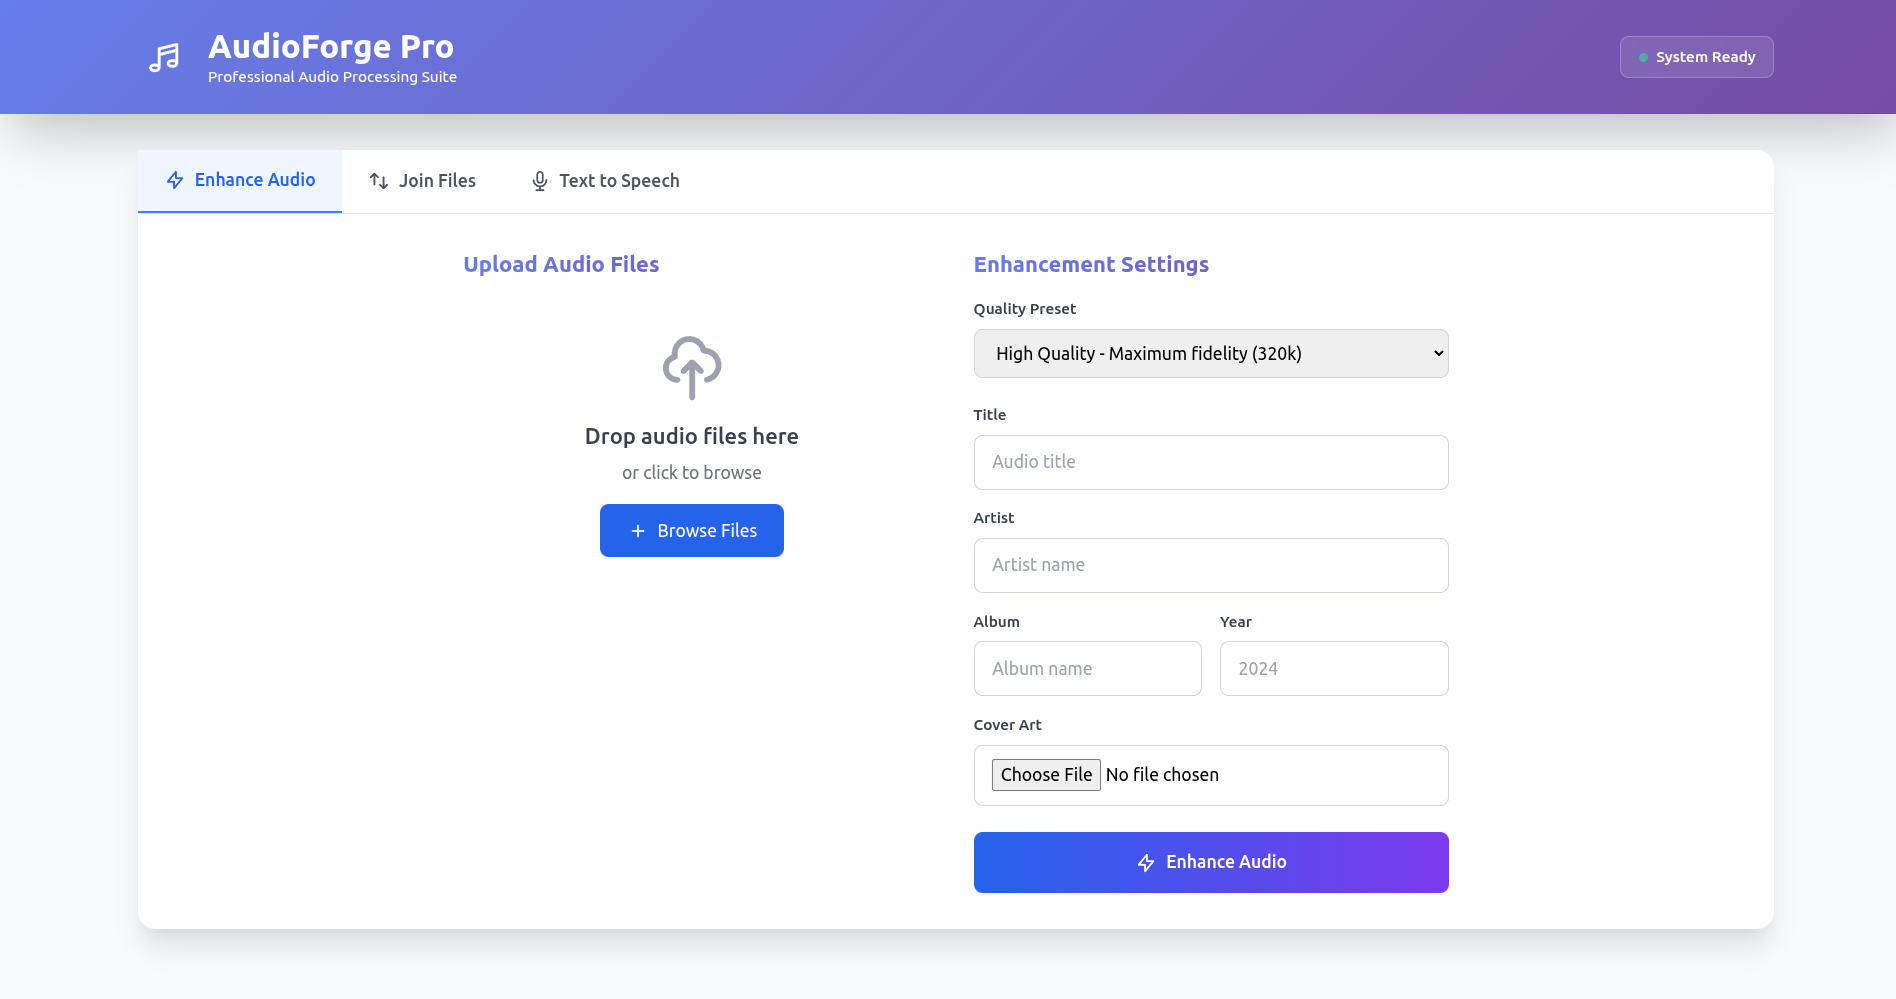

Python code for this plot:
from flask import Flask, render_template, request, jsonify, send_file
import os
import tempfile
import subprocess
import shutil
import logging
import requests
import uuid
import zipfile
import json
from werkzeug.utils import secure_filename
from mutagen.id3 import (
    ID3, TIT2, TPE1, TALB, TDRC, APIC, TCON, TLAN, TRCK, TPUB,
    TCOP, COMM
)
from mutagen.mp3 import MP3


# --- App Initialization & Configuration ---
app = Flask(__name__)
app.config.update(
    MAX_CONTENT_LENGTH=50 * 1024 * 1024,  # 50MB max file size
    UPLOAD_FOLDER=tempfile.gettempdir(),
)
SERVER_URL = os.getenv("SERVER_URL", "http://localhost:5001/api/tts")

# Configure logging
logging.basicConfig(level=logging.INFO, format='%(asctime)s - %(name)s - %(levelname)s - %(message)s')
logger = logging.getLogger(__name__)

# --- Constants ---
PRESETS = {
    'podcast': {
        'bitrate': '128k', 'sample_rate': '44100', 'channels': '1',
        'loudnorm': {'I': -16, 'LRA': 11, 'TP': -1.5},
        'description': 'Voice-optimized preset'
    },
    'music': {
        'bitrate': '256k', 'sample_rate': '44100', 'channels': '2',
        'loudnorm': {'I': -14, 'LRA': 7, 'TP': -1.0},
        'description': 'Wide dynamic range preset'
    },
    'high_quality': {
        'bitrate': '320k', 'sample_rate': '44100', 'channels': '2',
        'loudnorm': {'I': -16, 'LRA': 11, 'TP': -1.5},
        'description': 'Maximum quality preset'
    }
}

# --- Helper Functions ---
def _run_command(cmd, error_msg="FFmpeg command failed"):
    """Run a subprocess command, handling errors and logging."""
    try:
        subprocess.run(cmd, capture_output=True, text=True, check=True, encoding='utf-8')
        return True
    except subprocess.CalledProcessError as e:
        logger.error(f"{error_msg}: {e.stderr}")
        return False
    except FileNotFoundError:
        logger.error(f"Command not found: {cmd[0]}. Please ensure it's in the system PATH.")
        return False

def check_ffmpeg():
    """Check if FFmpeg is available in system PATH"""
    return _run_command(['ffmpeg', '-version'], "FFmpeg check failed")

# --- Core Audio Processing Functions ---
def extract_audio_stream(input_path, output_path):
    """Extract audio stream without metadata using FFmpeg"""
    cmd = ['ffmpeg', '-i', input_path, '-map', '0:a', '-c:a', 'libmp3lame', '-q:a', '0', '-y', output_path]
    logger.info(f"Extracting audio stream from {os.path.basename(input_path)}...")
    return _run_command(cmd, "FFmpeg extraction failed")

def enhance_audio_quality(input_path, output_path, preset='music'):
    """Apply quality enhancement using FFmpeg with loudnorm"""
    config = PRESETS.get(preset, PRESETS['music'])
    ln = config['loudnorm']
    loudnorm_filter = f"loudnorm=I={ln['I']}:LRA={ln['LRA']}:TP={ln['TP']}"
    cmd = [
        'ffmpeg', '-i', input_path, '-af', loudnorm_filter,
        '-c:a', 'libmp3lame', '-b:a', config['bitrate'], '-ar', config['sample_rate'],
        '-ac', config['channels'], '-y', output_path
    ]
    logger.info(f"Enhancing audio quality for {os.path.basename(input_path)} with preset '{preset}'...")
    return _run_command(cmd, "FFmpeg enhancement failed")

def add_id3_tags(file_path, metadata):
    """Add ID3 tags using Mutagen, including sanitizing unwanted tags."""
    try:
        audio = MP3(file_path, ID3=ID3)
        audio.delete()  # Clear existing tags before adding new ones

        tag_map = {
           'title': TIT2,
           'artist': TPE1,
           'album': TALB,
           'year': TDRC,
           'genre': TCON,
           'language': TLAN,
           'track': TRCK,
           'publisher': TPUB,
           'copyright': TCOP,
        }

        # Add standard tags
        for key, tag_class in tag_map.items():
            if metadata.get(key):
                audio[tag_class.__name__] = tag_class(encoding=3, text=metadata[key])

        # Handle comments
        if metadata.get('comments'):
            audio['COMM::eng'] = COMM(encoding=3, lang='eng', desc='', text=metadata['comments'])

        if metadata.get('cover_art'):
            audio['APIC'] = APIC(encoding=3, mime='image/jpeg', type=3, desc='Cover', data=metadata['cover_art'])

        audio.save()
        logger.info(f"ID3 tags added successfully to {os.path.basename(file_path)}")
        return True
    except Exception as e:
        logger.error(f"Failed to add ID3 tags: {e}")
        return False

def extract_id3_tags(file_path):
    """Extract ID3 tags from an MP3 file."""
    try:
        audio = MP3(file_path, ID3=ID3)
        tags = {}

        # Standard tag extraction
        tag_mappings = {
            'TIT2': 'title',
            'TPE1': 'artist',
            'TALB': 'album',
            'TDRC': 'year',
            'TCON': 'genre',
            'TLAN': 'language',
            'TRCK': 'track',
            'TPUB': 'publisher',
            'TCOP': 'copyright',
        }

        for tag_id, key in tag_mappings.items():
            if tag_id in audio:
                value = audio[tag_id].text[0] if audio[tag_id].text else ""
                tags[key] = str(value)

        # Extract comments
        for frame_id in audio:
            if frame_id.startswith('COMM'):
                tags['comments'] = audio[frame_id].text[0] if audio[frame_id].text else ""
                break

        # Extract cover art
        for frame_id in audio:
            if frame_id.startswith('APIC'):
                apic_frame = audio[frame_id]
                tags['cover_art'] = apic_frame.data
                tags['cover_mime'] = apic_frame.mime
                tags['cover_type'] = apic_frame.type
                tags['cover_desc'] = apic_frame.desc
                break

        return tags
    except Exception as e:
        logger.error(f"Failed to extract ID3 tags: {e}")
        return {}

def join_mp3_files(file_paths, output_path):
    """Join multiple MP3 files into one using FFmpeg's concat demuxer."""
    if len(file_paths) < 2:
        shutil.copy(file_paths[0], output_path)
        return True

    concat_file_path = output_path + '.txt'
    try:
        with open(concat_file_path, 'w', encoding='utf-8') as f:
            for path in file_paths:
                f.write(f"file '{os.path.abspath(path)}'\n")

        cmd = ['ffmpeg', '-f', 'concat', '-safe', '0', '-i', concat_file_path, '-c', 'copy', '-y', output_path]
        logger.info(f"Joining {len(file_paths)} files into {os.path.basename(output_path)}...")
        return _run_command(cmd, "FFmpeg join failed")
    finally:
        if os.path.exists(concat_file_path):
            os.remove(concat_file_path)

def generate_tts_audio(text, voice, tts_server_url, save_directory):
    """Makes a request to the TTS server and saves the returned audio file."""
    try:
        response = requests.post(tts_server_url, json={"text": text, "voice": voice}, stream=True, timeout=120)
        response.raise_for_status()
        output_path = os.path.join(save_directory, f"tts_{uuid.uuid4()}.mp3")
        with open(output_path, 'wb') as f:
            for chunk in response.iter_content(chunk_size=8192):
                f.write(chunk)
        logger.info(f"TTS audio saved successfully to {output_path}")
        return output_path
    except requests.exceptions.RequestException as e:
        logger.error(f"Failed to communicate with TTS server: {e}")
        return None

def collect_file_metadata(file_path, filename):
    """Collect comprehensive metadata about the audio file."""
    metadata = {
        'filename': filename,
        'file_size': 0,
        'duration_seconds': 0,
        'bitrate': 0,
        'sample_rate': 0,
        'channels': 0,
        'format': 'mp3'
    }

    try:
        # Get file size
        metadata['file_size'] = os.path.getsize(file_path)

        # Get audio metadata using mutagen
        audio = MP3(file_path)
        if audio.info:
            metadata['duration_seconds'] = round(audio.info.length, 2)
            metadata['bitrate'] = audio.info.bitrate
            metadata['sample_rate'] = audio.info.sample_rate
            metadata['channels'] = audio.info.channels

        # Extract ID3 tags
        id3_tags = extract_id3_tags(file_path)
        if id3_tags:
            metadata['id3_tags'] = id3_tags

    except Exception as e:
        logger.error(f"Failed to collect metadata: {e}")

    return metadata

def create_zip_response(file_path, metadata, filename, temp_dir):
    """Create a zip file containing the audio file and metadata JSON."""
    zip_filename = os.path.splitext(filename)[0] + '.zip'
    zip_path = os.path.join(temp_dir, zip_filename)

    try:
        with zipfile.ZipFile(zip_path, 'w', zipfile.ZIP_DEFLATED) as zipf:
            # Add audio file
            zipf.write(file_path, filename)

            # Add metadata JSON
            metadata_json = json.dumps(metadata, indent=2, default=str)
            metadata_filename = os.path.splitext(filename)[0] + '_metadata.json'
            zipf.writestr(metadata_filename, metadata_json)

        return send_file(zip_path, as_attachment=True, download_name=zip_filename, mimetype='application/zip')

    except Exception as e:
        logger.error(f"Failed to create zip file: {e}")
        raise RuntimeError("Failed to create zip archive")


# --- Flask Routes ---
@app.route('/')
def index():
    """Render the main page of the application."""
    return render_template('index.html')

@app.route('/api/presets', methods=['GET'])
def get_presets():
    """Get available quality presets"""
    return jsonify(PRESETS)

# Add tags Genre, Language, Track Number, Publisher, Copyright, Encoded By, Comments
@app.route('/api/enhance', methods=['POST'])
def enhance_mp3():
    """Main endpoint for enhancing multiple MP3s and returning them in a ZIP."""
    if not check_ffmpeg():
        return jsonify({'error': 'FFmpeg not found in system PATH'}), 500
    files = request.files.getlist('files')
    if not files or not any(f.filename for f in files):
        return jsonify({'error': 'No files selected for upload'}), 400

    preset = request.form.get('preset', 'music')
    if preset not in PRESETS:
        return jsonify({'error': f'Invalid preset: {preset}'}), 400

    # metadata = {
    #     'title': request.form.get('title'),
    #     'artist': request.form.get('artist'),
    #     'album': request.form.get('album'),
    #     'year': request.form.get('year')
    # }
    id3_tags = request.form.get("metadata", {})
    # Parse the JSON string into a Python dictionary
    try:
        metadata = json.loads(id3_tags)
    except json.JSONDecodeError:
        return jsonify({"error": "Invalid JSON in 'metadata' field"}), 400

    if 'cover_art' in request.files and request.files['cover_art'].filename:
        metadata['cover_art'] = request.files['cover_art'].read()

    with tempfile.TemporaryDirectory() as temp_dir:
        enhanced_dir = os.path.join(temp_dir, 'enhanced_files')
        os.makedirs(enhanced_dir)

        for file in files:
            if not file or not file.filename: continue

            try:
                input_filename = secure_filename(file.filename)
                input_path = os.path.join(temp_dir, input_filename)
                file.save(input_path)

                extracted_path = os.path.join(temp_dir, f"extracted_{input_filename}")
                if not extract_audio_stream(input_path, extracted_path):
                    logger.error(f"Skipping file {input_filename} due to extraction error.")
                    continue

                enhanced_path = os.path.join(enhanced_dir, f"enhanced_{input_filename}")
                if not enhance_audio_quality(extracted_path, enhanced_path, preset):
                    logger.error(f"Skipping file {input_filename} due to enhancement error.")
                    continue

                if not add_id3_tags(enhanced_path, {k: v for k, v in metadata.items() if v}):
                    logger.warning(f"Failed to add ID3 tags to {input_filename}, but continuing.")
            except Exception as e:
                logger.error(f"Failed to process file {file.filename}: {e}", exc_info=True)
                continue # Move to the next file

        if not os.listdir(enhanced_dir):
            return jsonify({'error': 'No files could be processed successfully'}), 500

        # Create a ZIP archive of the enhanced files
        zip_path = os.path.join(temp_dir, 'enhanced_audio')
        shutil.make_archive(zip_path, 'zip', enhanced_dir)

        return send_file(f"{zip_path}.zip", as_attachment=True, download_name='enhanced_audio.zip', mimetype='application/zip')

@app.route('/api/join', methods=['POST'])
def join_mp3_route():
    """Join multiple MP3 files, accepting either multiple files or a single ZIP."""
    if not check_ffmpeg():
        return jsonify({'error': 'FFmpeg not found in system PATH'}), 500

    with tempfile.TemporaryDirectory() as temp_dir:
        temp_files = []
        # Case 1: A ZIP file is uploaded
        if 'file' in request.files and request.files['file'].filename.lower().endswith('.zip'):
            zip_file = request.files['file']
            zip_path = os.path.join(temp_dir, secure_filename(zip_file.filename))
            zip_file.save(zip_path)

            extract_dir = os.path.join(temp_dir, 'extracted_zip')
            os.makedirs(extract_dir)
            with zipfile.ZipFile(zip_path, 'r') as zf:
                zf.extractall(extract_dir)

            for root, _, files in os.walk(extract_dir):
                for f in files:
                    if f.lower().endswith('.mp3'):
                        temp_files.append(os.path.join(root, f))
            temp_files.sort() # Sort to ensure a predictable join order

        # Case 2: Multiple MP3 files are uploaded
        else:
            files = request.files.getlist('files')
            if not files: return jsonify({'error': 'No files or ZIP archive uploaded'}), 400

            for i, file in enumerate(files):
                if file and file.filename.lower().endswith('.mp3'):
                    filename = secure_filename(file.filename)
                    temp_path = os.path.join(temp_dir, f"{i:03d}_{filename}")
                    file.save(temp_path)
                    temp_files.append(temp_path)

        if len(temp_files) < 2:
            return jsonify({'error': 'At least 2 valid MP3 files are required for joining'}), 400

        # Extract ID3 tags from the first file
        id3_tags = extract_id3_tags(temp_files[0]) if temp_files else {}

        # Override with user-provided ID3 tags if present
        # user_tags = {
        #     'title': request.form.get('title'),
        #     'artist': request.form.get('artist'),
        #     'album': request.form.get('album'),
        #     'year': request.form.get('year')
        # }
        metadata = request.form.get("metadata", {})
        # Parse the JSON string into a Python dictionary
        try:
            user_tags = json.loads(metadata)
        except json.JSONDecodeError:
            return jsonify({"error": "Invalid JSON in 'metadata' field"}), 400

        id3_tags.update({k: v for k, v in user_tags.items() if v})  # Update only non-empty values

        if 'cover_art' in request.files and request.files['cover_art'].filename:
            id3_tags['cover_art'] = request.files['cover_art'].read()

        output_filename = secure_filename(request.form.get('output_name', 'joined_audio.mp3'))
        if not output_filename.endswith('.mp3'): output_filename += '.mp3'
        output_path = os.path.join(temp_dir, output_filename)

        if not join_mp3_files(temp_files, output_path):
            return jsonify({'error': 'Failed to join MP3 files'}), 500

        # Apply extracted ID3 tags to the final file
        if id3_tags:
            add_id3_tags(output_path, id3_tags)

        return send_file(output_path, as_attachment=True, download_name=output_filename, mimetype='audio/mpeg')

@app.route('/api/tts', methods=['POST'])
def tts_endpoint():
    """Endpoint to generate TTS audio, with an option to enhance it."""
    temp_dir = None
    try:
        # Handle both JSON and form data
        if request.is_json:
            data = request.json
            cover_art_data = None
        else:
            data = request.form.to_dict()
            # Handle file upload for cover art
            cover_art_file = request.files.get('cover_art')
            cover_art_data = cover_art_file.read() if cover_art_file else None

        text = data.get("text")
        voice = data.get("voice", "ru-RU-DmitryNeural")
        if not text:
            return jsonify({'error': 'Text is required'}), 400

        output_filename = data.get("output_file", "tts_output.mp3")
        should_enhance = data.get("enhance", "false").lower() == "true"
        return_zip = data.get("return_zip", "false").lower() == "true"

        temp_dir = tempfile.mkdtemp()

        try:
            # Step 1: Generate initial TTS audio
            generated_path = generate_tts_audio(text, voice, SERVER_URL, temp_dir)
            if not generated_path:
                raise RuntimeError("Failed to generate base TTS audio.")

            final_path = generated_path

            # Step 2: Optionally enhance the generated audio
            if should_enhance:
                preset = data.get("enhance_preset", "podcast")

                # metadata = data.get("metadata", {})
                id3_tags = data.get("metadata", {})
                # Parse the JSON string into a Python dictionary
                try:
                    metadata = json.loads(id3_tags)
                except json.JSONDecodeError:
                    raise RuntimeError("Invalid JSON in 'metadata' field")

                if cover_art_data:
                    metadata['cover_art'] = cover_art_data

                extracted_path = os.path.join(temp_dir, 'extracted.mp3')
                if not extract_audio_stream(generated_path, extracted_path):
                    raise RuntimeError("Failed to extract stream from TTS audio for enhancement.")

                enhanced_path = os.path.join(temp_dir, 'enhanced.mp3')
                if not enhance_audio_quality(extracted_path, enhanced_path, preset):
                    raise RuntimeError("Failed to enhance TTS audio.")

                if metadata:
                    add_id3_tags(enhanced_path, metadata)

                final_path = enhanced_path

            # Step 3: Return file with metadata or zip
            if return_zip:
                # Step 4: Collect file metadata
                file_metadata = collect_file_metadata(final_path, output_filename)
                return create_zip_response(final_path, file_metadata, output_filename, temp_dir)
            else:
                return send_file(final_path, as_attachment=True, download_name=output_filename, mimetype='audio/mpeg')

        except Exception as e:
            logger.error(f"TTS process failed: {e}", exc_info=True)
            return jsonify({'error': str(e)}), 500

    except Exception as e:
        logger.error(f"Request parsing failed: {e}", exc_info=True)
        return jsonify({'error': 'Invalid request format'}), 400

    finally:
        # Clean up temp files
        if temp_dir and os.path.exists(temp_dir):
            try:
                shutil.rmtree(temp_dir)
            except Exception as e:
                logger.warning(f"Failed to cleanup temp directory {temp_dir}: {e}")

@app.route('/api/health')
@app.route('/health')
def health_check():
    """Health check endpoint to verify service status and dependencies."""
    return jsonify({
        'status': 'healthy',
        'ffmpeg_available': check_ffmpeg(),
        'version': '1.2.0'
    })

@app.errorhandler(413)
def too_large(e):
    """Custom error handler for 'Request Entity Too Large'."""
    max_mb = app.config["MAX_CONTENT_LENGTH"] // 1024 // 1024
    return jsonify({'error': f'File too large (max {max_mb}MB)'}), 413

if __name__ == '__main__':
    app.run(debug=os.getenv('FLASK_DEBUG', 'False').lower() in ['true', '1'], host='0.0.0.0', port=5003)